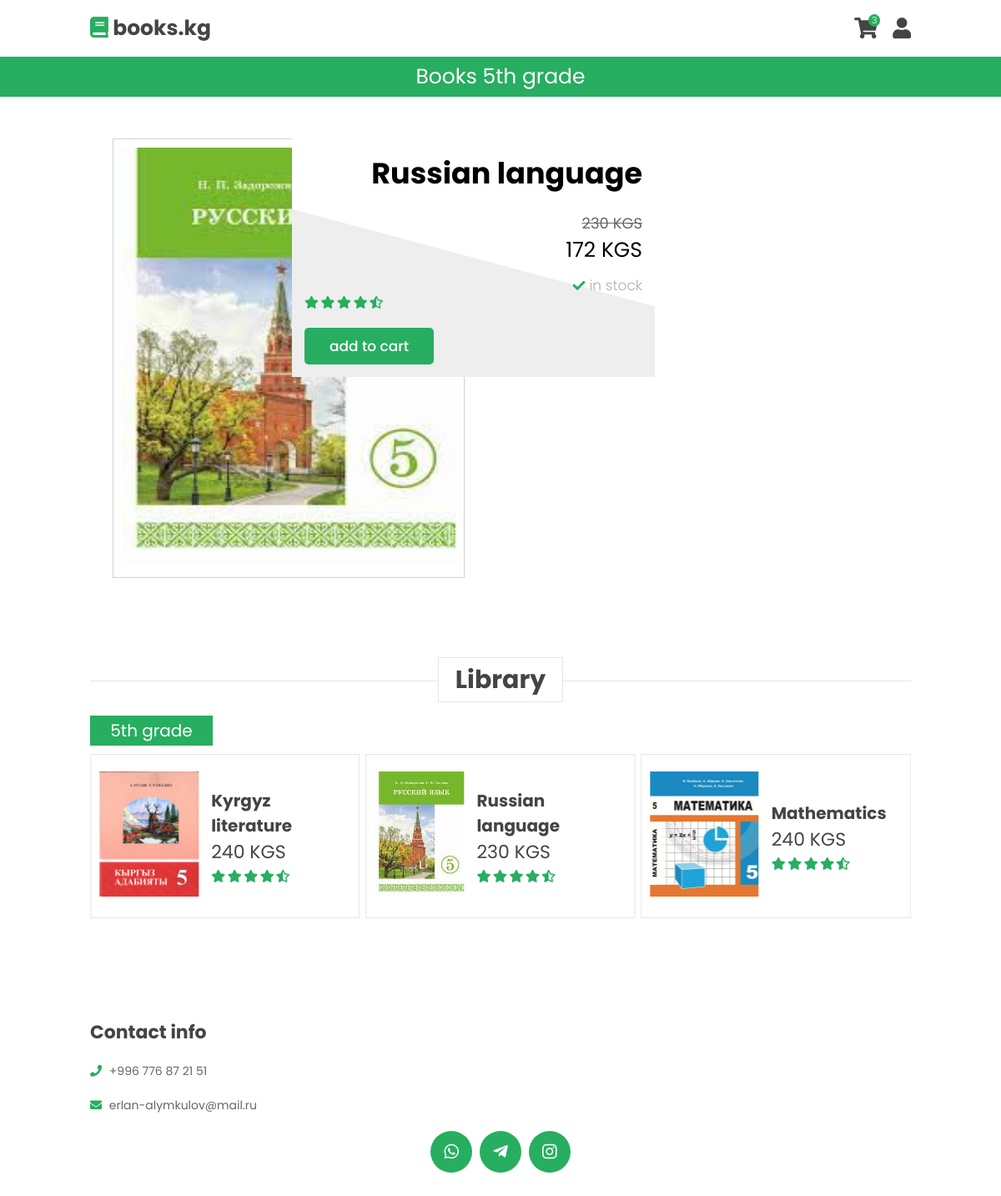
The app's page /pages/books-5.php?id=1 with its own data.
### tables this page shows
CREATE TABLE `books_5` (
  `book_id` int(11) NOT NULL,
  `book_name` text NOT NULL,
  `book_image` varchar(100) NOT NULL,
  `book_price` int(11) NOT NULL,
  `book_price_discount` int(11) DEFAULT NULL
);

### pages/books-5.php (the view, shortened to what this page needs)
<?php
  require_once '../root/connect.php';
?>
<!DOCTYPE html>
<html lang="en">
<head>
  <link rel="stylesheet" href="../css/swiper.css" />
  <link rel="stylesheet" href="https://cdnjs.cloudflare.com/ajax/libs/font-awesome/5.15.4/css/all.min.css">
</head>
<body>
<?php require_once '../pages/assets/header.php'?>
    <div class="header-2" style="padding: 5px">
        <nav class="navbar">
            <div style="font-size: 25px; color: #fff;">Books 5th grade</div>
        </nav>
    </div>
</header>
<div class="books">
  <div class="books-wrapper">
    <div class="books-content">
      <?php
        $books = mysqli_query($connect, "SELECT * FROM `books_5` WHERE `book_id` = ".$_GET['id']);
        while ($bks = mysqli_fetch_assoc($books)) {
          ?>
          <div class="books-content-image"><img src="../<?php echo $bks['book_image']?>" alt=""></div>
            <div class="books-content-content">
              <div class="books-content-title"><h1><?php echo $bks['book_name']?></h1></div>
              <div class="books-content-price">
                <p>
                  <?php
                    if($bks['book_price_discount'] !== null) {
                      ?>
                        <s style="color: #666; font-size: 18px; text-decoration: line-through; display: block"><?php echo $bks['book_price']?> KGS</s>
                      <?
                      echo $bks['book_price_discount'];
                    } else {
                      echo $bks['book_price'];
                    }
                  ?>
                  KGS
                </p>
              </div>
              <div class="books-content-stock"><p><i class="fas fa-check" style="margin-right: 5px"></i>in stock</p></div>
              <div class="stars">
                <i class="fas fa-star"></i>
                <i class="fas fa-star"></i>
                <i class="fas fa-star"></i>
                <i class="fas fa-star"></i>
                <i class="fas fa-star-half-alt"></i>
              </div>
              <a href="#" class="btn">add to cart</a>
          </div>
          <?php
        }
      ?>
    </div>
  </div>
</div>
<section class="arrivals" id="arrivals">
  <h1 class="heading"> <span>Library</span> </h1>
  <div class="contribution">
      <div class="contribution-wrapper">
          <div class="contribution-content__button">
              <div>5th grade</div>
          </div>
      </div>
  </div>
  <div class="swiper arrivals-slider">
      <div class="swiper-wrapper">
      <?php
          $books_5_query = mysqli_query($connect, "SELECT * FROM `books_5`");
          while ($bks_5 = mysqli_fetch_assoc($books_5_query)) {
              ?>
                  <a href="books-5.php?id=<?php echo $bks_5['book_id']?>" class="swiper-slide box" style="width: 410px;">
                      <div class="image">
                          <img src="../<?php echo $bks_5['book_image']?>" alt="">
                      </div>
                      <div class="content">
                          <h3><?php echo $bks_5['book_name']?></h3>
                          <div class="price"><?php echo $bks_5['book_price']?> KGS</div>
                          <div class="stars">
                              <i class="fas fa-star"></i>
                              <i class="fas fa-star"></i>
                              <i class="fas fa-star"></i>
                              <i class="fas fa-star"></i>
                              <i class="fas fa-star-half-alt"></i>
                          </div>
                      </div>
                  </a>
              <?php
          }
      ?>
      </div>
  </div>
</section>
<?php require_once 'assets/footer.php'?>
</body>
</html>

### pages/assets/header.php (shortened to what this page needs)
<header class="header">
    <div class="header-1">
        <a href="/" class="logo"> <i class="fas fa-book"></i> books.kg </a>
        <div class="icons">
            <a href="../pages/basket.php" class="fas fa-shopping-cart total-basket">
                <?php
                    $amount = mysqli_query($connect, "SELECT COUNT(*) as `amount` FROM `basket`");
                    if (mysqli_num_rows($amount) > 0):
                        while ($amt = mysqli_fetch_assoc($amount)):
                ?>
                <span class="basket-total"><?php echo $amt['amount']?></span>
                <?php endwhile; endif;?>
            </a>
            <div id="login-btn" class="fas fa-user"></div>
        </div>
    </div>

### pages/assets/footer.php
<section class="footer">
    <div class="box-container">
        <div class="box">
            <h3>Contact info</h3>
            <a href="tel: +996776872151"> <i class="fas fa-phone"></i> +996 776 87 21 51 </a>
            <a href="mailto: erlan-alymkulov@mail.ru"> <i class="fas fa-envelope"></i> erlan-alymkulov@mail.ru </a>
        </div>
    </div>
    <div class="share">
        <a href="http://wa.me/+996776872151" class="fab fa-whatsapp"></a>
        <a href="https://t.me/erlalmkl" class="fab fa-telegram-plane"></a>
        <a href="https://www.instagram.com/erlan.almklv/" class="fab fa-instagram"></a>
    </div>
</section>

### records on screen
books_5: book_name "Russian language", book_price "230", book_price_discount "172", shows a picture
books_5: shows a picture, book_name "Mathematics", book_price "240"
books_5: shows a picture, book_name "Kyrgyz literature", book_price "240"

### other values on screen
$amt['amount'] "3"
